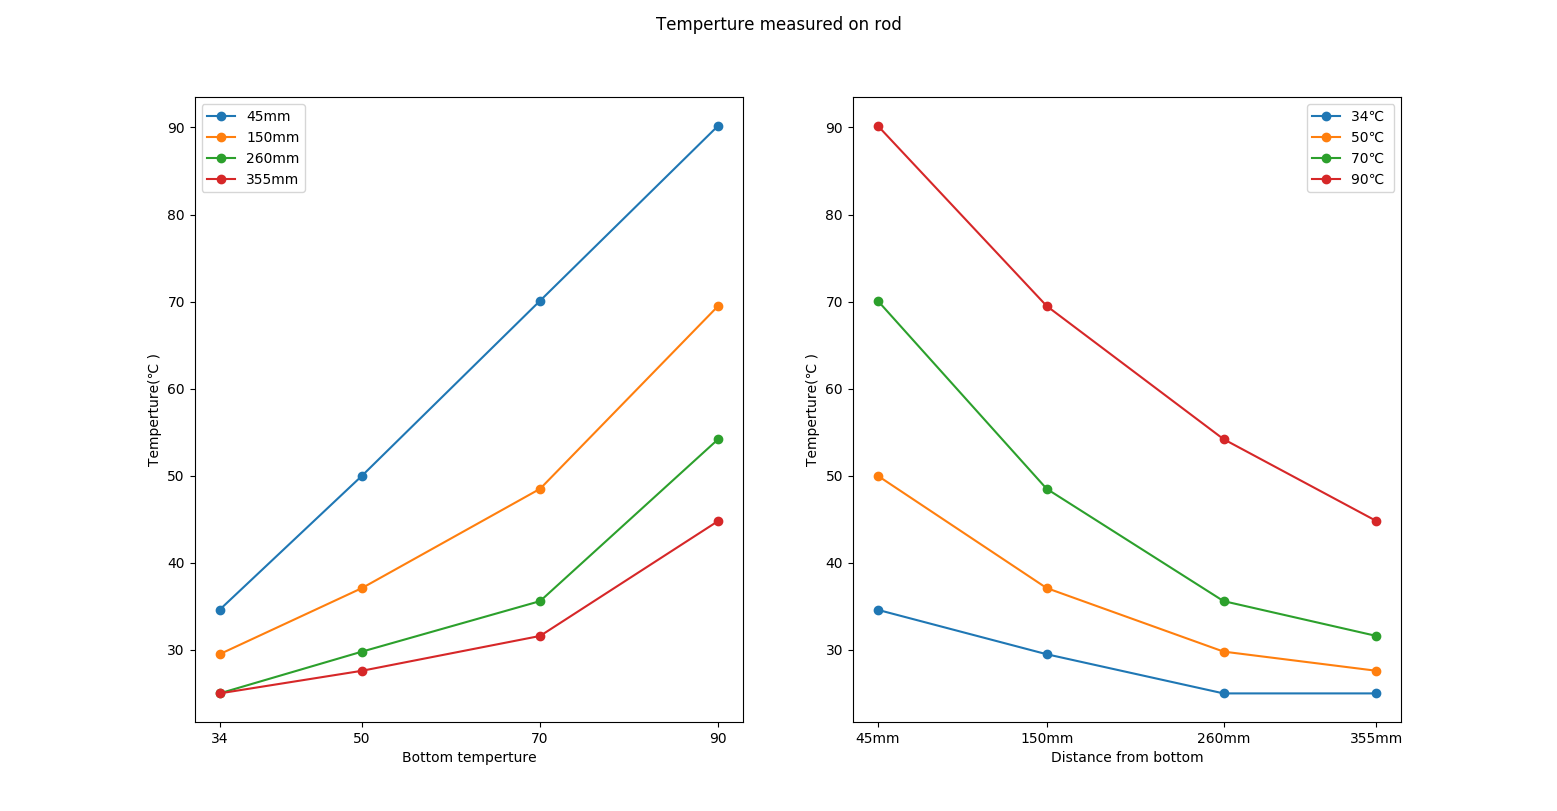

Here is the Python script that generated this plot:
import numpy as np
import matplotlib.pyplot as plt

# time temperture
tt = """
34.6 29.5   25   25
50.0 37.1 29.8 27.6
70.1 48.5 35.6 31.6
90.2 69.5 54.2 44.8
"""
rods = np.array(tt.split(), dtype=np.float).reshape(-1, 4)
b_temp = [34, 50, 70, 90]
rod_d = [45, 150, 260, 355]

plt.suptitle("Temperture measured on rod")
plt.subplot(121)
plt.plot(b_temp, rods, 'o-')
plt.xticks(b_temp, [str(b) for b in b_temp])
plt.xlabel('Bottom temperture')
plt.ylabel('Temperture(℃ )')
plt.legend([str(d) + "mm" for d in rod_d])

plt.subplot(122)
plt.plot(rods.T, 'o-')
plt.legend([str(d) + "℃ " for d in b_temp])
plt.xticks(range(len(rod_d)), [str(b) + "mm" for b in rod_d])
plt.xlabel('Distance from bottom')
plt.ylabel('Temperture(℃ )')

plt.show()
